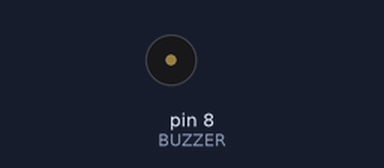
A sketch run on a simulated Arduino Uno, built with avr-gcc and run on an emulated ATmega328P. Parts: buzzer (waves = sounding).

Above: at 0.15 s.
At 11.0 s:
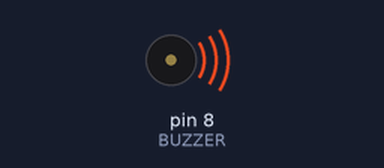
Timing chart, 0 to 12.9 s (numbered marks = the images above):
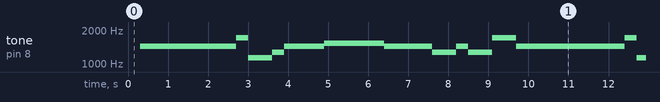

The sketch:

JBellsHighversion.ino
```cpp
#define BUZZER 8

// Frequências da melodia (0 = pausa)
/*Notas: case 'c': tone=1915; break;
 case 'd': tone=1700; break;
 case 'e': tone=1519; break;
 case 'f': tone=1432; break;
 case 'g': tone=1275; break;
 case 'a': tone=1136; break;
 case 'b': tone=1014; break;
 case 'C': tone= 956; break;

 E,E,E2,E,E,E2,E,G,C2,D,E4,F,F,F,F,F,E,E,E0.5,E0.5,E,D,D,E,D2
 G2,E,E,E2,E,E,E2,E,G,C2,D,E4,F,F,F,F,F,E,E,E0.5,E0.5,G,G,F,D,C4
*/

int crazy_frog_melody[] = {
    1432,1432,1432,1432,
    1432, 1432, 1432, 1700, 1136, 1275, 1432,
    1519, 1519, 1519, 1519, 1519, 1432, 1432,
    1432, 1432, 1432, 1275, 1275, 1432, 1275,1700,
    1432, 1432,
    1432, 1432, 1432, 1432, 1432, 1700,1136,
    1275, 1432, 1519, 1519, 1519, 1519, 1519,
    1432,1432,1432,1432, 1700, 1700, 1519, 1275,
   	1136
};

// Duração de cada nota em ms
/*E,E,E2,E,  ---4
  E,E2,E,G,C2,D,E4, ----7
  F,F,F,F,F,E,E, ----7
  E0.5,E0.5,E,D,D,E,D2,G2,--8
  E,E, --2
  E2,E,E,E2,E,G,C2, --7
  D,E4,F,F,F,F,F, ---7
  E,E,E0.5,E0.5,G,G,F,D, --8
  C4--1
*/
int crazy_frog_durations[] = {
    300 ,300,600,300, //----4
    300, 600, 300, 300, 600, 300, 1000,//---7
    300, 300, 300, 300, 300, 300, 300,//---7
    150, 150, 300, 300, 300, 300, 600, 600,//---8
    300, 300,//---2

    600, 300, 300, 600, 300, 300, 600,//---7
    300, 1000, 300, 300, 300, 300, 300,//---7C
    300, 300, 150, 150, 300, 300, 300, 300,//---8
    1000//---2


};


// Variáveis para controlo de timing
unsigned long previousTime = 0;
int currentNote = 0;
int totalNotes;

void setup() {
  pinMode(BUZZER, OUTPUT);
  totalNotes = sizeof(crazy_frog_melody) / sizeof(crazy_frog_melody[0]);
}

void loop() {
  unsigned long currentTime = millis();

  // Verifica se é hora de passar para a próxima nota
  if (currentTime - previousTime >= crazy_frog_durations[currentNote]) {
    // Para a nota atual antes de passar para a próxima
    noTone(BUZZER);

    currentNote++;

    // Verifica se chegou ao final da melodia
    if (currentNote >= totalNotes) {
      currentNote = 0;
      delay(1000); // Pequena pausa antes de repetir (não bloqueante por muito tempo)
    }

    // Toca a próxima nota (se não for pausa)
    if (crazy_frog_melody[currentNote] != 0) {
      tone(BUZZER, crazy_frog_melody[currentNote], crazy_frog_durations[currentNote]);
    }

    previousTime = currentTime;
  }
}
```

Measured:
- by itself, tone on pin 8 (BUZZER): plays 1432 Hz for 2.4 s, 1700 Hz for 0.30 s, 1136 Hz for 0.60 s, 1275 Hz for 0.30 s, 1432 Hz for 1.0 s, 1519 Hz for 1.5 s … (144 notes in this stretch)
